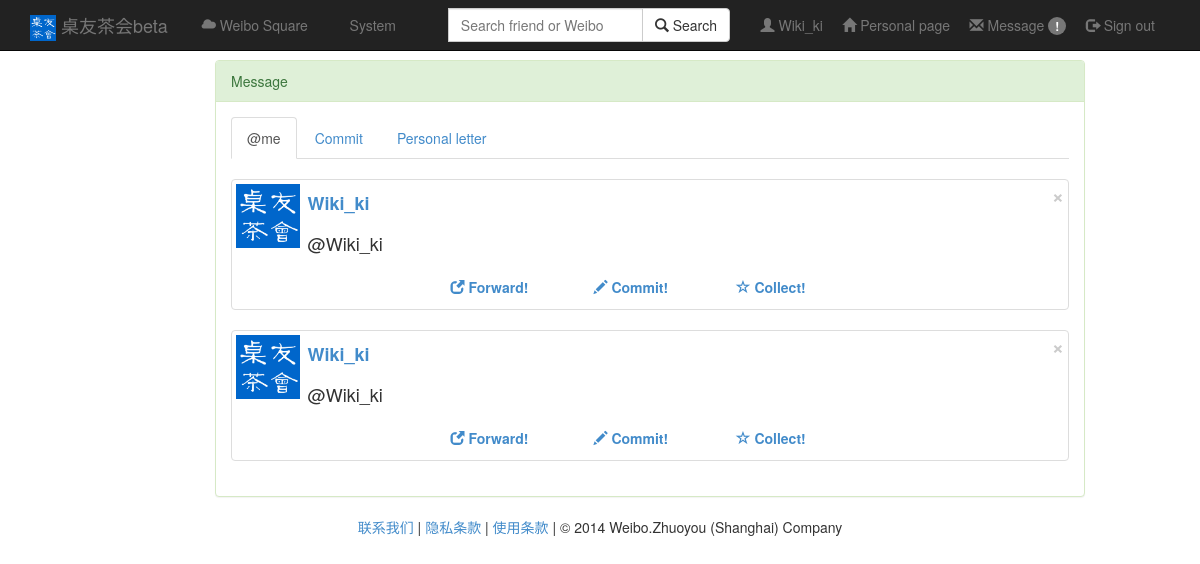
The page /message/atme (signed in) on the database as committed earlier.
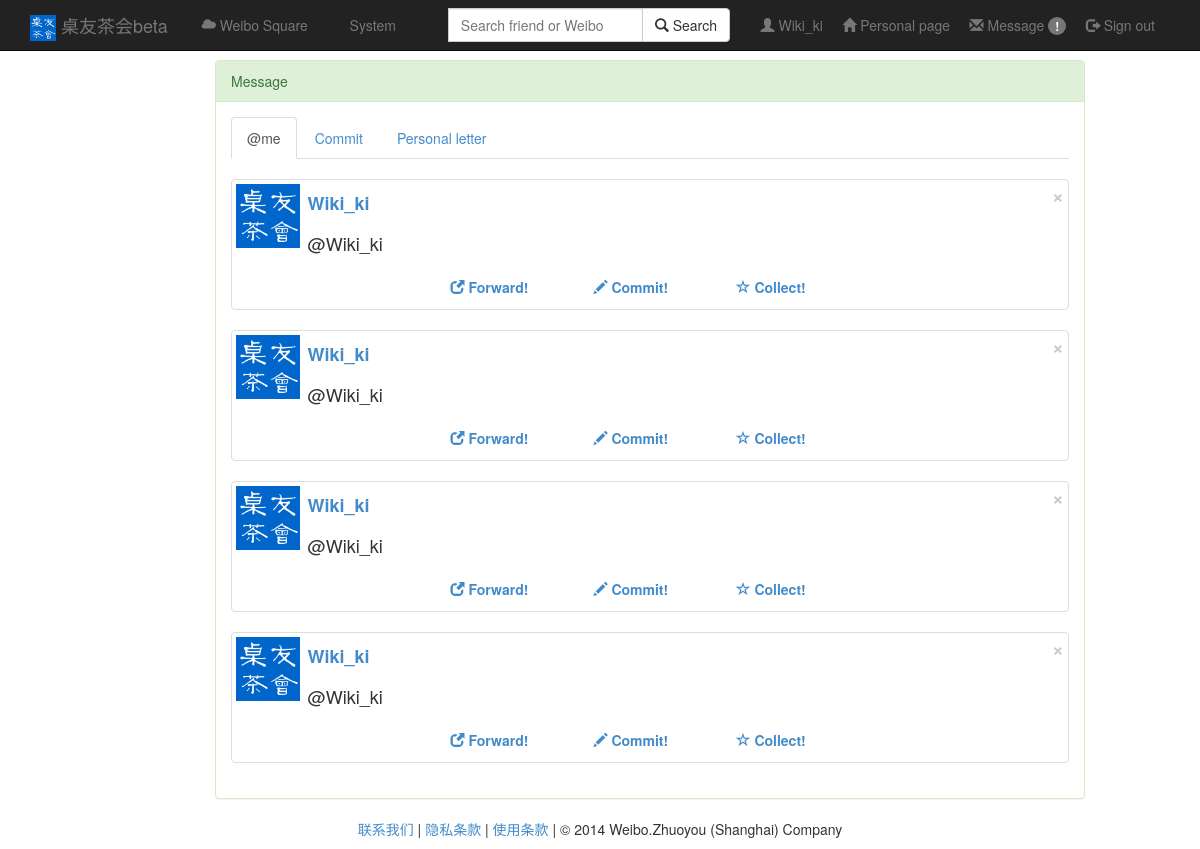
The same page on the database as committed later.
### app/models.py (models this page shows, shortened)
class User(db.Model):
    username = db.Column(db.String(128) , primary_key = True)
    url = db.Column(db.String(128))#头像
    nickname = db.Column(db.String(128) , index = True)
    email = db.Column(db.String(128) , index = True)
    password = db.Column(db.String(256) , index = True)
    state = db.Column(db.SmallInteger , default = STATE_OK)#激活和非激活状态
    role = db.Column(db.SmallInteger ,default = ROLE_USER)#用户和管理员两种权限
    lvip = db.Column(db.SmallInteger , default = 0)#活跃度等级
    point = db.Column(db.SmallInteger , default = 0)#活跃度分值

class Message(db.Model):
    imessage = db.Column(db.String(512) , primary_key = True)#idweibo+rusername
    idweibo = db.Column(db.String(256))
    susername = db.Column(db.String(128))
    url = db.Column(db.String(128))
    rusername = db.Column(db.String(128))
    read = db.Column(db.SmallInteger , default = 0)

### app/views.py (the view)
@app.route('/message/atme')
def atme():
        if 'username' in session:
                Username = session['username']
                ret = models.User.query.filter_by(username=Username).first()
                ans = models.Message.query.filter_by(rusername=Username).all()
                posts = []
                for ele in ans:
                    Id = ele.idweibo
                    c = models.Weibo.query.filter_by(idweibo = Id).first()
                    if c.wtype == "a":
                        posts = posts + [ele]
                return render_template("atme.html",posts = posts , ret=ret,nickname=ret.nickname)
        return render_template("error.html")

### app/templates/atme.html (shortened to what this page needs)
{% extends "base.html" %}
{% block content %}
<br>
<br>
<br>
<div class="container-fluid">
      <div class="row">
        <div class="col-md-9 col-md-offset-2">
			<div class="panel panel-success">
				<div class="panel-heading">Message</div>
				<div class="panel-body">
					<ul class="nav nav-tabs" role="tablist">
					  <li role="presentation"  class="active"><a href="#">@me </a></li>
					  <li role="presentation"><a href="/message/commit">Commit </a></li>
					  <li role="presentation"><a href="/message/letter">Personal letter</a></li>
					</ul>
					<div class = "row">
					{% for post in posts %}
					<div class="col-md-12">
						<div class="thumbnail">
							<div class = "row">
								<div class="col-md-1">
									<img src="/static/pic/icon.jpg" height="64" width="64" href=""></img>
								</div>
								<div class="col-md-11">
									<div class="row">
										<div class="col-md-6">
											<a class="text-left" href="/homepage?uid={{post.susername}}"><h4><b>{{post.susername}}</b></h4></a>
										</div>
										<div class="col-md-3 col-md-offset-3">
											<button type="button" class="close" data-dismiss="alert"><span aria-hidden="true">&times;</span><span class="sr-only">Close</span></button>
										</div>
									</div>
									<div class="row">
										<div class="col-md-12">
											<label ><h4>@{{post.rusername}}</h4></label>
										</div>
									</div>
								</div>
								<div class="col-md-2 col-md-offset-3">
									<a class="text-left" href=""><h5><b><span class="glyphicon glyphicon-new-window"></span> Forward!</b></h5></a>
								</div>
								<div class="col-md-2">
									<a class="text-left" href=""><h5><b><span class="glyphicon glyphicon-pencil"></span> Commit!</b></h5></a>
								</div>
                                <div class="col-md-2">
                                    <a class="text-left" href="#"><h5><b onclick="javascript:if(document.getElementById('{{post.potime}}').className == 'glyphicon glyphicon-star-empty'){document.getElementById('{{post.potime}}').className = 'glyphicon glyphicon-star'}else{document.getElementById('{{post.potime}}').className = 'glyphicon glyphicon-star-empty'} ; return false" ><span id = "{{post.potime}}" class="glyphicon glyphicon-star-empty"></span> Collect!</b></h5></a>
                                </div>
							</div>
						</div>
					</div>
					{% endfor %}
				</div>
				</div>
			</div>
        </div>
      </div>
    </div>
{% endblock %}

### app/templates/base.html (shortened to what this page needs)
<html>
<head>
<link href="/static/css/bootstrap.min.css" rel="stylesheet">
</head>
<body>
<div class="navbar navbar-inverse navbar-fixed-top" role="navigation">
	<div class="container">
		<div class="navbar-header">
			<a class="navbar-brand" href="/home"><img src="/static/pic/icon.jpg" height="26" width="26"></img> 桌友茶会beta</a>
		</div>
		<p class="navbar-text navbar-left">
			&nbsp;<a href="/square" class="navbar-link"><span class="glyphicon glyphicon-cloud"></span>&nbsp;Weibo Square</a>&nbsp;
		</p>
		<p class="navbar-text navbar-left">
			&nbsp;<a href="/system" class="navbar-link">&nbsp;System</a>&nbsp;
		</p>
		<p class="navbar-text navbar-right">
			<span class="glyphicon glyphicon-user"></span><a href="/settings/profile" class="navbar-link" id = "Nick">&nbsp;{{ nickname }}</a>&nbsp;&nbsp;&nbsp;&nbsp;
			<a href="/homepage?uid=self" class="navbar-link"><span class="glyphicon glyphicon glyphicon-home"></span> Personal page</a>&nbsp;&nbsp;&nbsp;&nbsp;
			<a href="/message/letter" class="navbar-link"><span class="glyphicon glyphicon-envelope"></span> Message&nbsp;<span class="badge">!</span></a>&nbsp;&nbsp;&nbsp;&nbsp;
			<a href="/logout" class="navbar-link"><span class="glyphicon glyphicon-log-out"></span> Sign out</a>
		</p>
		<form class="navbar-form navbar-right" role="form" action = "/result" method = "post">
			<div class="input-group">
				<div class="form-group">
				<input type="text" class="form-control" name = "query" placeholder="Search friend or Weibo">
				</div>
				<span class="input-group-btn">
					<button class="btn btn-default" type="submit" ><span class="glyphicon glyphicon-search"></span>&nbsp;Search</button>
				</span>
			</div>&nbsp;&nbsp;&nbsp;&nbsp;
		</form>
	</div>
</div>
	{% block content %} {% endblock %}
	<footer>
		<p align="center"><a href="">联系我们</a> | <a target="_blank" href="">隐私条款</a> | <a target="_blank" href="">使用条款</a> | © 2014 Weibo.Zhuoyou (Shanghai) Company</p>
	</footer>
  </body>
</html>

Rows that differ between the two databases and show on the page:
added Message: susername "Wiki_ki", rusername "Wiki_ki"
added Message: susername "Wiki_ki", rusername "Wiki_ki"
